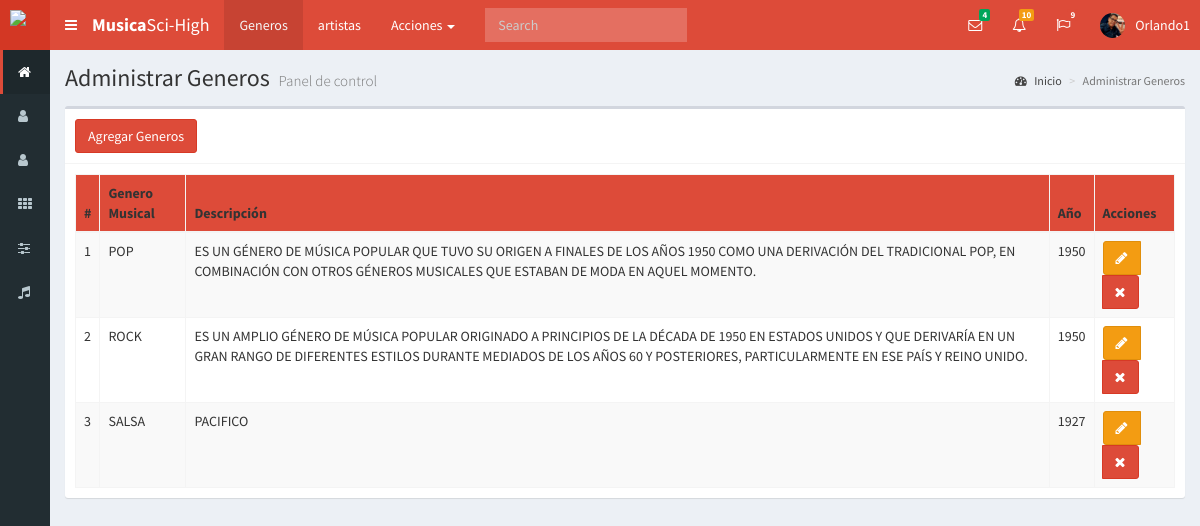
The app's page /pag_music/categorias (signed in) with its own data.
### tables this page shows
CREATE TABLE `generos` (
  `id` int(11) NOT NULL,
  `nom_genero` varchar(30) NOT NULL,
  `descripcion` varchar(250) DEFAULT NULL,
  `ano` int(11) DEFAULT NULL
);

### pag_music/controladores/plantilla.controlador.php (called while the page is built)
<?php
class ControladorPlantilla{
	static public function ctrPlantilla(){
		include "vistas/plantilla.php";
	}
}

### pag_music/index.php (called while the page is built, shortened)
<?php
require_once "controladores/plantilla.controlador.php";
require_once "controladores/usuarios.controlador.php";
require_once "controladores/categorias.controlador.php";
require_once "controladores/artistas.controlador.php";
require_once "modelos/categorias.modelo.php";
$plantilla = new ControladorPlantilla();
$plantilla -> ctrPlantilla();

### pag_music/controladores/categorias.controlador.php (called while the page is built, shortened)
<?php
class ControladorCategorias{
	static public function ctrMostrarCategorias($item, $valor){
		$tabla = "generos";
		$respuesta = ModeloCategorias::mdlMostrarCategorias($tabla, $item, $valor);
		return $respuesta;
	}
}

### pag_music/modelos/conexion.php (called while the page is built)
<?php
class Conexion{
	static public function conectar(){
		$link = new PDO("mysql:host=localhost;dbname=pos",
						"root",
						"");
		$link -> exec("set names utf8");
		return $link;
	}
}

### pag_music/modelos/categorias.modelo.php (called while the page is built, shortened)
<?php
require_once "conexion.php";
class ModeloCategorias{
    static public function mdlMostrarCategorias($tabla, $item, $valor){
    	if ($item != null) {
    		$stmt = Conexion::conectar()->prepare("SELECT * FROM $tabla WHERE $item = :$item");
    		$stmt -> bindParam(":".$item, $valor, PDO::PARAM_STR);
    		$stmt -> execute();
    		return $stmt -> fetch();
    	}else{
    		$stmt = Conexion::conectar()->prepare("SELECT * FROM $tabla");
    		$stmt -> execute();
    		return $stmt -> fetchAll();
    	}
    }
}

### pag_music/vistas/modulos/categorias.php (the view, shortened to what this page needs)
<div class="content-wrapper">
  <section class="content-header">
    <h1>
     Administrar Generos
     <small>Panel de control</small>
    </h1>
    <ol class="breadcrumb">
      <li><a href="inicio"><i class="fa fa-dashboard"></i> Inicio</a></li>
      <li class="active">Administrar Generos</li>
    </ol>
  </section>
  <section class="content">
   <div class="box">
      <div class="box-header with-border">
        <button class="btn btn-danger" data-toggle="modal" data-target="#modalAgregarCategoria">
          Agregar Generos
        </button>
      </div>
    <div class="box-body">
      <table class="table table-bordered table-striped dt-responsive tablas" width="100%">
        <thead>
          <tr>
            <th style="width: 10px">#</th>
            <th>Genero Musical</th>
            <th>Descripción</th>
            <th>Año</th>
            <th>Acciones</th>
          </tr>
        </thead>
        <tbody>
        <?php
          $item = null;
          $valor = null;
          $generos = ControladorCategorias::ctrMostrarCategorias($item, $valor);
          foreach ($generos as $key => $value) {
            echo '<tr>
                    <td>'.($key+1).'</td>
                    <td class="text-uppercase">'.$value["nom_genero"].'</td>
                    <td class="text-uppercase">'.$value["descripcion"].'</td>
                    <td class="text-uppercase">'.$value["ano"].'</td>
                    <td>
                      <div class="btn-group">
                        <button class="btn btn-warning btnEditarCategoria" idCategoria="'.$value["id"].'" data-toggle="modal" data-target="#modalEditarCategoria"><i class="fa fa-pencil"></i></button>
                        <button class="btn btn-danger btnEliminarCategoria" idCategoria="'.$value["id"].'"><i class="fa fa-times"></i></button>
                      </div>
                    </td>
                  </tr>';
          }
        ?>
        </tbody>
      </table>
    </div>
  </div>
</section>
</div>

### records on screen
generos: nom_genero "POP", descripcion "ES UN GÉNERO DE MÚSICA POPULAR QUE TUVO SU ORIGEN A FINALES DE LOS AÑOS 1950 COMO UNA DERIVACIÓN DEL TRADICIONAL POP, EN COMBINACIÓN CON OTROS GÉNEROS MUSICALES QUE ESTABAN DE MODA EN AQUEL MOMENTO.", ano "1950"
generos: nom_genero "ROCK", descripcion "ES UN AMPLIO GÉNERO DE MÚSICA POPULAR ORIGINADO A PRINCIPIOS DE LA DÉCADA DE 1950 EN ESTADOS UNIDOS Y QUE DERIVARÍA EN UN GRAN RANGO DE DIFERENTES ESTILOS DURANTE MEDIADOS DE LOS AÑOS 60 Y POSTERIORES, PARTICULARMENTE EN ESE PAÍS Y REINO UNIDO.", ano "1950"
generos: nom_genero "SALSA", descripcion "PACIFICO", ano "1927"

### other values on screen
$_SESSION["nombre"] "Orlando1"
